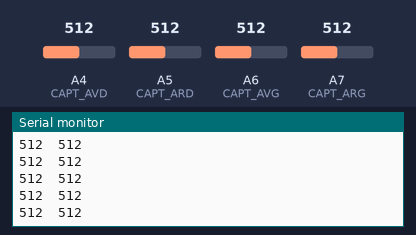
The sketch below on a simulated Arduino Nano, built with avr-gcc and run on an emulated ATmega328P. Parts: the last lines printed to the serial monitor. Inputs (shaded band) come from the test bench; at power-on: A4 (CAPT_AVD) = 512, A6 (CAPT_AVG) = 512, A7 (CAPT_ARG) = 512, A5 (CAPT_ARD) = 512.

Above: at 1.3 s.
1.4 s: A4 (CAPT_AVD) set to 716
At 1.81 s:
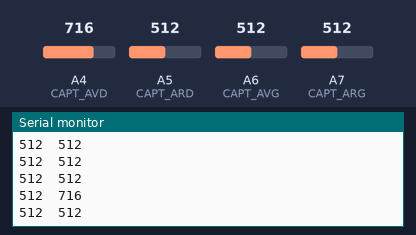
2.9 s: A6 (CAPT_AVG) set to 716
At 3.32 s:
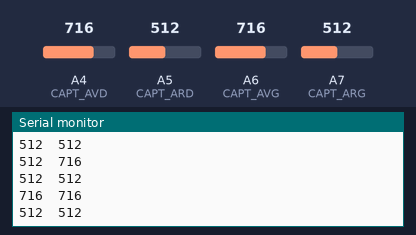
4.4 s: A7 (CAPT_ARG) set to 716
At 4.82 s:
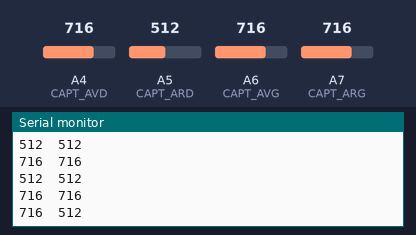
5.9 s: A5 (CAPT_ARD) set to 306
At 6.32 s:
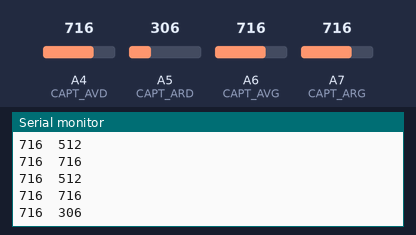
7.4 s: A4 (CAPT_AVD) set to 992
At 7.83 s:
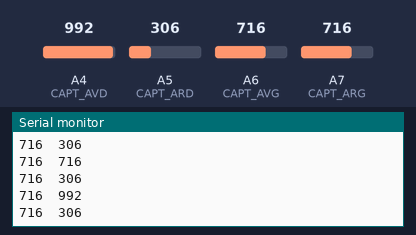
8.9 s: A5 (CAPT_ARD) set to 30
At 9.33 s:
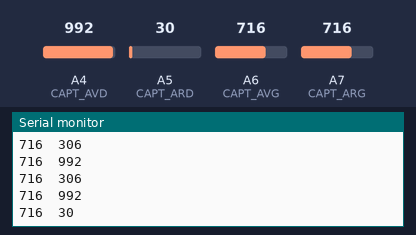
Timing chart, 0 to 11.4 s (numbered marks = the images above; inputs shaded):
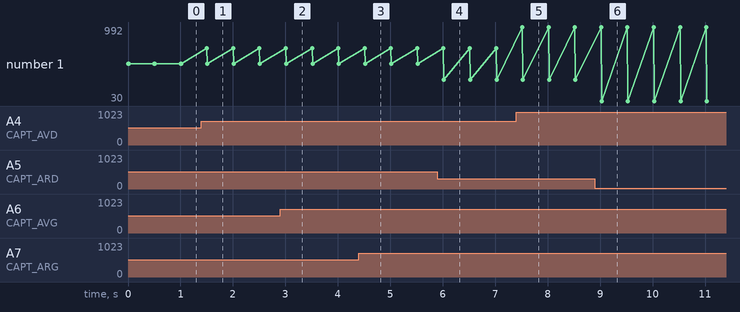

Measured:
- after the input at 1.4 s, the serial monitor: prints a new line after 0.10 s (image 1)
- after the input at 2.9 s, the serial monitor: prints a new line after 0.11 s (image 2)
- after the input at 4.4 s, the serial monitor: prints a new line after 0.12 s (image 3)
- after the input at 5.9 s, the serial monitor: prints a new line after 0.12 s (image 4)
- after the input at 7.4 s, the serial monitor: prints a new line after 0.12 s (image 5)
- after the input at 8.9 s, the serial monitor: prints a new line after 0.13 s (image 6)
- plotted number 1: 512 → 306 after the input at 5.9 s, 306 → 30 after the input at 8.9 s

The sketch:

TestCapteurs.ino
```cpp
//Capteurs IR
#define CAPT_AVG A6
#define CAPT_ARD A5
#define CAPT_AVD A4
#define CAPT_ARG A7

void setup() {
  // put your setup code here, to run once:
Serial.begin(9600);
}

void loop() {
  // put your main code here, to run repeatedly:
  //while(analogRead(CAPT_AVG) > 140) { qik.setBrakes(127,127); Serial.println("AVG");}
  //while(analogRead(CAPT_AVD) > 140) { qik.setBrakes(127,127); Serial.println("AVD");}

  Serial.print(analogRead(CAPT_AVG));
  Serial.print("\t");
  Serial.println(analogRead(CAPT_AVD));
  Serial.print(analogRead(CAPT_ARG));
  Serial.print("\t");
  Serial.println(analogRead(CAPT_ARD));
  Serial.println();

  delay(500);
}
```
